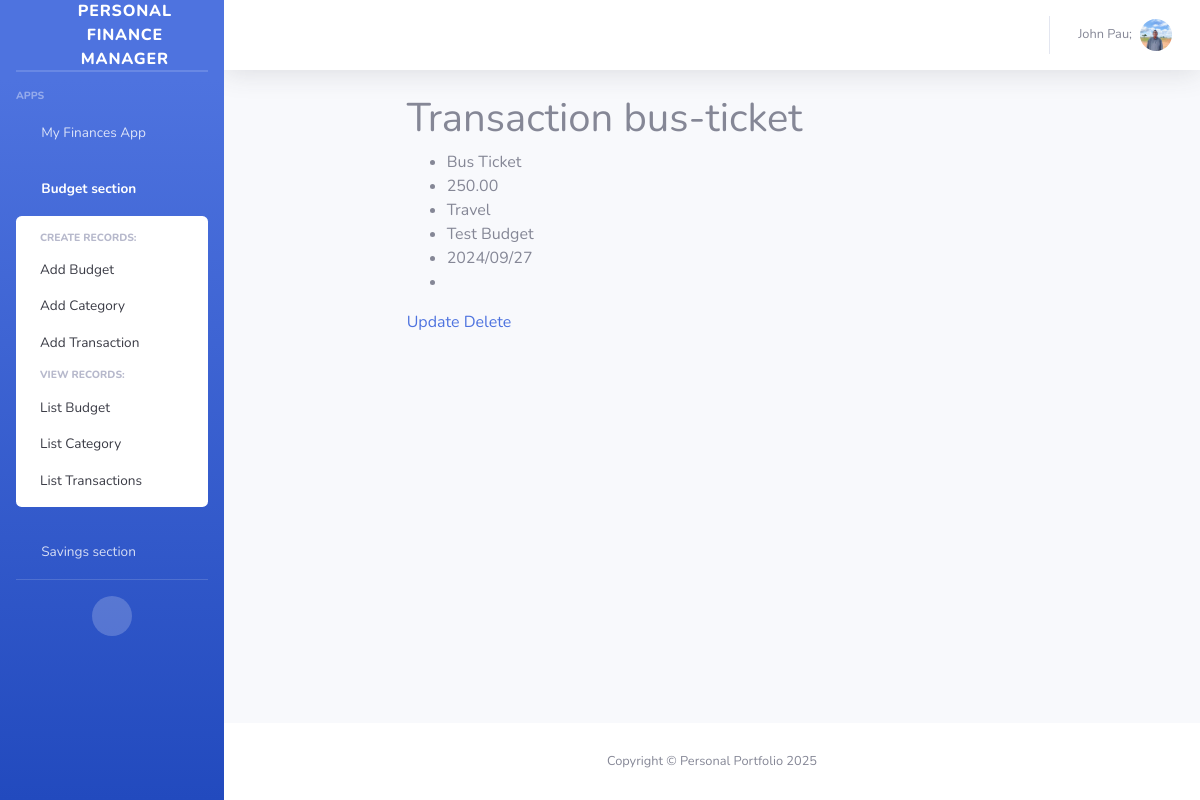
Screenshot of /budget_section/transaction/detail/bus-ticket/ (signed in) with the database file from the repository.
### accounts/models.py (models this page shows, shortened)
class CustomUser(AbstractUser, PermissionsMixin):
    first_name = models.CharField(_('first name'), max_length=30, blank=False, null=False, unique=True)
    last_name = models.CharField(_('last name'), max_length=30, blank=False, null=False, unique=True)
    email = models.EmailField(_('email address'), unique=True, blank=False, null=False)
    phone_number = PhoneNumberField(null=False, blank=False, unique=True)
    is_active = models.BooleanField(_('active'), default=False)
    is_staff = models.BooleanField(_('staff status'), default=False)
    enable_two_factor_authentication = models.BooleanField(null=True, blank=True)
    date_joined = models.DateTimeField(_('date joined'), default=timezone.now)
    email_verified = models.BooleanField(_('email verified'), default=False,
                                         help_text=_('Designates whether the user has verified their email.'))
    objects = CustomUserManager()
    USERNAME_FIELD = 'email'
    REQUIRED_FIELDS = ['first_name', 'last_name']

class Profile(models.Model):
    user = models.OneToOneField(settings.AUTH_USER_MODEL, on_delete=models.CASCADE)
    avatar = models.ImageField(
        default='avatar.jpg',  # default avatar
        upload_to='profile_avatars'  # dir to store the image
    )
    bio = models.CharField(max_length=1000)
    updated_at = models.DateTimeField(auto_now=True)
    created_at = models.DateTimeField(auto_now_add=True)

### budget_section/models.py (models this page shows, shortened)
class Transaction(models.Model):
    title = models.CharField(max_length=200)
    amount = models.DecimalField(max_digits=10, decimal_places=2)
    category = models.ForeignKey(Category, on_delete=models.CASCADE)
    budget = models.ForeignKey(Budget, on_delete=models.CASCADE)
    slug = models.SlugField(blank=True, null=True, unique=True)
    date = models.DateField()
    notes = models.TextField(null=True, blank=True)
    user = models.ForeignKey(settings.AUTH_USER_MODEL, on_delete=models.CASCADE)
    created_at = models.DateTimeField(auto_now_add=True)
    updated_at = models.DateTimeField(auto_now=True)

class Category(models.Model):
    name = models.CharField(max_length=100)
    description = models.TextField(null=True, blank=True)
    user = models.ForeignKey(settings.AUTH_USER_MODEL, on_delete=models.CASCADE)
    slug = models.SlugField(blank=True, null=True)
    created_at = models.DateTimeField(auto_now_add=True)
    updated_at = models.DateTimeField(auto_now=True)
    def __str__(self):
        return self.name
    class Meta:
        verbose_name_plural = 'Categories'
        unique_together = (('user', 'slug'), ('user', 'name'))

class Budget(models.Model):
    name = models.CharField(max_length=100)
    amount = models.DecimalField(max_digits=10, decimal_places=2)
    start_date = models.DateField()
    end_date = models.DateField(null=True, blank=True)
    slug = models.SlugField(blank=True, null=True)
    user = models.ForeignKey(settings.AUTH_USER_MODEL, on_delete=models.CASCADE)
    created_at = models.DateTimeField(auto_now_add=True)
    updated_at = models.DateTimeField(auto_now=True)
    def __str__(self):
        return self.name
    class Meta:
        verbose_name_plural = 'Budgets'
        unique_together = (('user', 'slug'), ('user', 'name'))

### budget_section/views.py (the view)
# urls.py: path('transaction/detail/<slug:slug>/', TransactionDetailView.as_view(), name='transaction_details'),
@method_decorator(login_required, name='dispatch')
@method_decorator(csrf_protect, name='dispatch')
class TransactionDetailView(DetailView):
    model = Transaction
    template_name = 'budget_section/category_transaction_budget_detail.html'
    extra_context = {'detail_what': 'Transaction'}
    def get_queryset(self):
        user = self.request.user
        return Transaction.objects.filter(user=user).order_by('-date')

### helper/context_processors.py (called while the page is built)
def add_custom_context(request):
    return {
        'app_name': request.resolver_match.app_name,
        'page_path': request.path,
        'today': datetime.today(),
        'user': request.user if request.user.is_authenticated else None
    }

### templates/budget_section/category_transaction_budget_detail.html (shortened to what this page needs)
{% extends 'base2.html' %}
{% block content %}
<div class="row">
    <div class="col-lg-8 mx-auto">
        <h1>{{detail_what}} {{object.slug}}</h1>
        <ul>
            {% if detail_what == 'Transaction' %}
            <li>{{ object.title }}</li>
            <li>{{ object.amount }}</li>
            <li>{{ object.category }}</li>
            <li>{{ object.budget }}</li>
            <li>{{ object.date|date:"Y/m/d" }}</li>
            <li>{{ object.notes }}</li>
            {% endif %}
        </ul>
        {% if detail_what == 'Budget' %}
        <a href="{% url 'budget_section:budget_update' object.slug %}">Update</a>
        <a href="{% url 'budget_section:budget_delete' object.slug %}">Delete</a>
        <a href="{% url 'budget_section:budget_summary' object.slug %}">View Dashboard</a>
        {% elif detail_what == 'Category' %}
        <a href="{% url 'budget_section:category_update' object.slug %}">Update</a>
        <a href="{% url 'budget_section:category_delete' object.slug %}">Delete</a>
        {% else %}
        <a href="{% url 'budget_section:transaction_update' object.slug %}">Update</a>
        <a href="{% url 'budget_section:transaction_delete' object.slug %}">Delete</a>
        {% endif %}
    </div>
</div>
{% endblock %}

### templates/base2.html (shortened to what this page needs)
{% load static %}
{% load crispy_forms_tags %}
<html lang="en">
<head>
    <link href="{% static 'vendor/fontawesome-free/css/all.min.css' %}" rel="stylesheet" type="text/css">
    <link href="{% static 'css/sb-admin-2.min.css' %}" rel="stylesheet">
</head>
<body id="page-top">
<div id="wrapper">
    <ul class="navbar-nav bg-gradient-primary sidebar sidebar-dark accordion" id="accordionSidebar">
        <a class="sidebar-brand d-flex align-items-center justify-content-center" href="{% url 'website:index' %}">
            <div class="sidebar-brand-icon rotate-n-15">
                <i class="fas fa-laugh-wink"></i>
            </div>
            <div class="sidebar-brand-text mx-3">Personal Finance Manager</div>
        </a>
        <hr class="sidebar-divider my-0">
        <hr class="sidebar-divider">
        <div class="sidebar-heading">
            Apps
        </div>
        {% if user %}
            <li class="nav-item{% if app_name == 'my_finances' %} active{% endif %}">
                <a class="nav-link{% if app_name != 'my_finances' %} collapsed{% endif %}" href="#"
                   data-toggle="collapse" data-target="#collapseTwo"
                   aria-expanded="true" aria-controls="collapseTwo">
                    <i class="fas fa-fw fa-cog"></i>
                    <span>My Finances App</span>
                </a>
                        {% url 'my_finances:current_period' as my_finances_current_period %}
                        {% url 'my_finances:year_overview' as my_finances_year_overview %}
                        {% url 'my_finances:balance_create' as my_finances_balance_create %}
                        {% url 'my_finances:income_create' as my_finances_income_create %}
                        {% url 'my_finances:outcome_create' as my_finances_outcome_create %}
                        {% url 'my_finances:balance_list' as my_finances_balance_list %}
                        {% url 'my_finances:income_list' as my_finances_income_list %}
                        {% url 'my_finances:outcome_list' as my_finances_outcome_list %}
            </li>
       <li class="nav-item{% if app_name == 'budget_section' %} active{% endif %}">
            <a class="nav-link{% if app_name != 'budget_section' %} collapsed{% endif %}" href="#"
               data-toggle="collapse" data-target="#collapse2"
               aria-expanded="true" aria-controls="collapse2">
                <i class="fas fa-fw fa-cog"></i>
                <span>Budget section</span>
            </a>
            <div id="collapse2" class="collapse{% if app_name == 'budget_section' %} show{% endif %}"
                 aria-labelledby="headingTwo" data-parent="#accordionSidebar">
                <div class="bg-white py-2 collapse-inner rounded">
                    <h6 class="collapse-header">Create records:</h6>
                    {% url 'budget_section:budget_create' as budget_section_budget_create %}
                    {% url 'budget_section:category_create' as budget_section_category_create %}
                    {% url 'budget_section:transaction_create' as budget_section_transaction_create %}
                    <a class="collapse-item{% if page_path == budget_section_budget_create %} active{% endif %}"
                           href="{{ budget_section_budget_create }}">Add Budget</a>
                    <a class="collapse-item{% if page_path == my_finances_income_create %} active{% endif %}"
                       href="{{ budget_section_category_create }}">Add Category</a>
                    <a class="collapse-item{% if page_path == my_finances_outcome_create %} active{% endif %}"
                       href="{{budget_section_transaction_create }}">Add Transaction</a>
                    <h6 class="collapse-header">View records:</h6>
                     {% url 'budget_section:budget_list' as budget_section_budget_list %}
                    {% url 'budget_section:category_list' as budget_section_category_list %}
                    {% url 'budget_section:transaction_list' as budget_section_transaction_list %}
                    <a class="collapse-item{% if page_path == budget_section_budget_list %} active{% endif %}"
                       href="{{ budget_section_budget_list }}">List Budget</a>
                    <a class="collapse-item{% if page_path == budget_section_category_list%} active{% endif %}"
                       href="{{ budget_section_category_list }}">List Category</a>
                    <a class="collapse-item{% if page_path == budget_section_transaction_list %} active{% endif %}"
                       href="{{ budget_section_transaction_list }}">List Transactions</a>
                </div>
            </div>
        </li>
          <li class="nav-item{% if app_name == 'savings_section' %} active{% endif %}">
            <a class="nav-link{% if app_name != 'savings_section' %} collapsed{% endif %}" href="#"
               data-toggle="collapse" data-target="#collapse3"
               aria-expanded="true" aria-controls="collapse3">
                <i class="fas fa-fw fa-cog"></i>
                <span>Savings section</span>
            </a>
                    {% url 'savings_section:savings_create' as savings_section_savings_create %}
                    {% url 'savings_section:deposit_create' as savings_section_deposit_create %}
                    {% url 'savings_section:withdrawal_create' as savings_section_withdrawal_create %}
                    {% url 'savings_section:savings_goal_create' as savings_section_savings_goal_create %}
                    {% url 'savings_section:savings_list' as savings_section_savings_list %}
                    {% url 'savings_section:deposits_list' as savings_section_deposit_list %}
                    {% url 'savings_section:withdrawals_list' as savings_section_withdrawal_list %}
                    {% url 'savings_section:savings_goals_list' as savings_section_savings_goal_list %}
        </li>
        {% endif %}
        <hr class="sidebar-divider">
        <div class="text-center d-none d-md-inline">
            <button class="rounded-circle border-0" id="sidebarToggle"></button>
        </div>
    </ul>
    <div id="content-wrapper" class="d-flex flex-column">
        <div id="content">
            <nav class="navbar navbar-expand navbar-light bg-white topbar mb-4 static-top shadow">
                <ul class="navbar-nav ml-auto">
                    <li class="nav-item dropdown no-arrow">
                        {% if user %}
                            <a class="nav-link dropdown-toggle" href="#" id="userDropdown" role="button"
                               data-toggle="dropdown" aria-haspopup="true" aria-expanded="false">
                                <span class="mr-2 d-none d-lg-inline text-gray-600 small">{{ user.first_name }} {{ user.last_name }}</span>
                                <img class="img-profile rounded-circle"
                                     src="{{user.profile.avatar.url}}" alt="{{ user.username }}">
                            </a>
                        {% endif %}
                    </li>
                </ul>
            </nav>
            <div class="container-fluid">
                {% block content %}
                {% endblock %}
            </div>
        </div>
        <footer class="sticky-footer bg-white">
            <div class="container my-auto">
                <div class="copyright text-center my-auto">
                    <span>Copyright &copy; Personal Portfolio {{ today.year }}</span>
                </div>
            </div>
        </footer>
    </div>
</div>
</body>
</html>

### rows the page displays
CustomUser: first_name "John", last_name "Pau;", profile.avatar (picture)
Transaction: slug "bus-ticket", title "Bus Ticket", amount "250.00", category "Travel", budget "Test Budget", date "2024/09/27"

### other values shown
{{ detail_what }} "Transaction"
